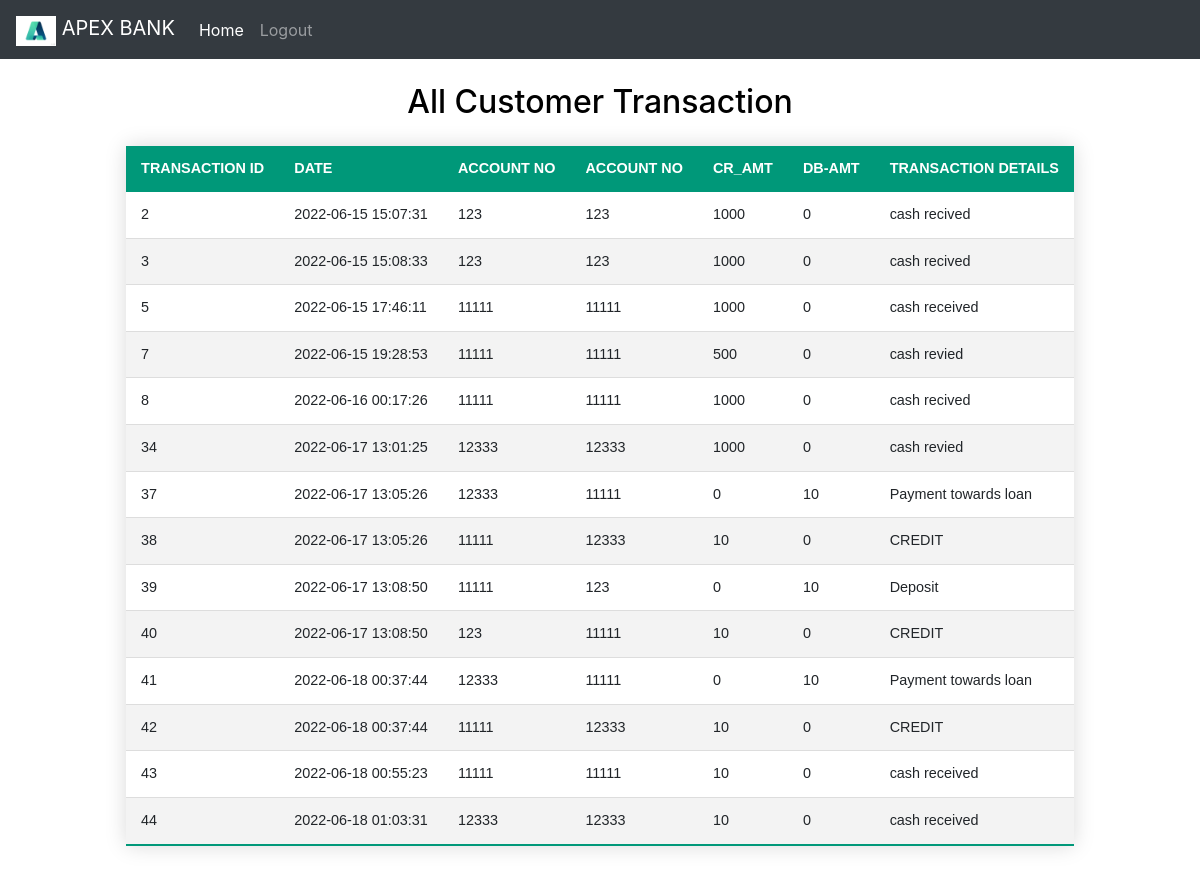
/admin_trans.php (signed in), run on the app's committed database.
### tables this page shows
CREATE TABLE `trantab` (
  `TRAN_ID` int(4) NOT NULL,
  `TRAN_DATE` datetime NOT NULL DEFAULT current_timestamp(),
  `ACC_NO` int(10) NOT NULL,
  `TO_ACC` int(5) NOT NULL,
  `CR_AMT` int(11) NOT NULL,
  `DB_AMT` int(11) NOT NULL,
  `TRANS_DETAILS` varchar(25) NOT NULL
);

### admin_trans.php (the view, shortened to what this page needs)
<!DOCTYPE html>
<html lang="en">
<head>
    <link rel="stylesheet" href="https://stackpath.bootstrapcdn.com/bootstrap/4.4.1/css/bootstrap.min.css">
</head>
<link rel="stylesheet" href="styles_2.css">
<body>
    <?php require '_nav1.php' ?>
    <h2 class="text-center pt-4" style="color : black;">All Customer Transaction</h2>
  <table class="styled-table center"  id='td'>
    <thead>
        <tr>
            <th>TRANSACTION ID</th>
            <th>DATE</th>
            <th>ACCOUNT NO</th>
            <th>ACCOUNT NO</th>
            <th>CR_AMT</th>
            <th>DB-AMT</th>
            <th>TRANSACTION DETAILS</th>
        </tr>
    </thead>
    <tbody>
<?php
 include '_dbconnect.php';
 $sql1= "SELECT * FROM trantab ";
 $query = mysqli_query($conn,$sql1);
 while($rows1 = mysqli_fetch_assoc($query))
 {
?>
        <tr>
        <td> <?php echo $rows1['TRAN_ID'] ?></td>
         <td><?php echo $rows1['TRAN_DATE'] ?></td>
         <td><?php echo $rows1['ACC_NO'] ?></td>
         <TD><?php echo $rows1['TO_ACC'] ?></TD>
         <td><?php echo $rows1['CR_AMT'] ?></td>
         <td><?php echo $rows1['DB_AMT'] ?></td>
         <td><?php echo $rows1['TRANS_DETAILS'] ?></td>
        </tr>
        <?php
  }
 ?>
    </tbody>
</table>
</body>
</html>

### _nav1.php (shortened to what this page needs)
<?php
if(isset($_SESSION['loggedin']) && $_SESSION['loggedin']==true){
  $loggedin= true;
}
else{
  $loggedin = false;
}
echo '<nav class="navbar navbar-expand-lg navbar-dark bg-dark">
<a class="navbar-brand" href="/apexbank">
<img src="logo.png" alt="" width="40" height="30" class="d-inline-block align-text-top">
APEX BANK
</a>
  <div class="collapse navbar-collapse" id="navbarSupportedContent">
    <ul class="navbar-nav mr-auto">
      <li class="nav-item active">
        <a class="nav-link" href="/apexbank/welcome_admin.php">Home <span class="sr-only">(current)</span></a>
      </li>';
      if($loggedin){
      echo '<li class="nav-item">
        <a class="nav-link" href="/apexbank/logout_admin.php">Logout</a>
      </li>';
    }
    echo '</ul>
    </form>
  </div>
</nav>';
?>

### styles_2.css (style rules this page uses)
table.center { margin-left: auto; margin-right: auto; }
.styled-table { border-collapse: collapse; margin: 25px 0; font-size: 0.9em; font-family: sans-serif; min-width: 400px; box-shadow: 0 0 20px rgba(0, 0, 0, 0.15); }
.styled-table thead tr { background-color: #009879; color: #ffffff; text-align: left; }
.styled-table th, .styled-table td { padding: 12px 15px; }
.styled-table tbody tr { border-bottom: 1px solid #dddddd; }
.styled-table tbody tr:nth-of-type(even) { background-color: #f3f3f3; }
.styled-table tbody tr:last-of-type { border-bottom: 2px solid #009879; }

### data on the page
trantab: TRAN_ID "2", TRAN_DATE "2022-06-15 15:07:31", ACC_NO "123", TO_ACC "123", CR_AMT "1000", DB_AMT "0", TRANS_DETAILS "cash recived"
trantab: TRAN_ID "3", TRAN_DATE "2022-06-15 15:08:33", ACC_NO "123", TO_ACC "123", CR_AMT "1000", DB_AMT "0", TRANS_DETAILS "cash recived"
trantab: TRAN_ID "5", TRAN_DATE "2022-06-15 17:46:11", ACC_NO "11111", TO_ACC "11111", CR_AMT "1000", DB_AMT "0", TRANS_DETAILS "cash received"
trantab: TRAN_ID "7", TRAN_DATE "2022-06-15 19:28:53", ACC_NO "11111", TO_ACC "11111", CR_AMT "500", DB_AMT "0", TRANS_DETAILS "cash revied"
trantab: TRAN_ID "8", TRAN_DATE "2022-06-16 00:17:26", ACC_NO "11111", TO_ACC "11111", CR_AMT "1000", DB_AMT "0", TRANS_DETAILS "cash recived"
trantab: TRAN_ID "34", TRAN_DATE "2022-06-17 13:01:25", ACC_NO "12333", TO_ACC "12333", CR_AMT "1000", DB_AMT "0", TRANS_DETAILS "cash revied"
trantab: TRAN_ID "37", TRAN_DATE "2022-06-17 13:05:26", ACC_NO "12333", TO_ACC "11111", CR_AMT "0", DB_AMT "10", TRANS_DETAILS "Payment towards loan"
trantab: TRAN_ID "38", TRAN_DATE "2022-06-17 13:05:26", ACC_NO "11111", TO_ACC "12333", CR_AMT "10", DB_AMT "0", TRANS_DETAILS "CREDIT"
trantab: TRAN_ID "39", TRAN_DATE "2022-06-17 13:08:50", ACC_NO "11111", TO_ACC "123", CR_AMT "0", DB_AMT "10", TRANS_DETAILS "Deposit"
trantab: TRAN_ID "40", TRAN_DATE "2022-06-17 13:08:50", ACC_NO "123", TO_ACC "11111", CR_AMT "10", DB_AMT "0", TRANS_DETAILS "CREDIT"
trantab: TRAN_ID "41", TRAN_DATE "2022-06-18 00:37:44", ACC_NO "12333", TO_ACC "11111", CR_AMT "0", DB_AMT "10", TRANS_DETAILS "Payment towards loan"
trantab: TRAN_ID "42", TRAN_DATE "2022-06-18 00:37:44", ACC_NO "11111", TO_ACC "12333", CR_AMT "10", DB_AMT "0", TRANS_DETAILS "CREDIT"
trantab: TRAN_ID "43", TRAN_DATE "2022-06-18 00:55:23", ACC_NO "11111", TO_ACC "11111", CR_AMT "10", DB_AMT "0", TRANS_DETAILS "cash received"
trantab: TRAN_ID "44", TRAN_DATE "2022-06-18 01:03:31", ACC_NO "12333", TO_ACC "12333", CR_AMT "10", DB_AMT "0", TRANS_DETAILS "cash received"
